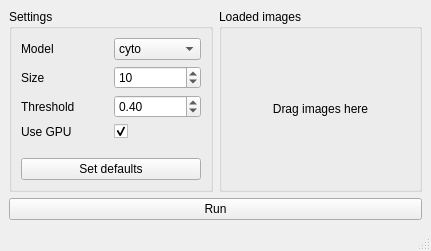
<?xml version="1.0" encoding="UTF-8"?>
<ui version="4.0">
 <class>MainWindow</class>
 <widget class="QMainWindow" name="MainWindow">
  <property name="geometry">
   <rect>
    <x>0</x>
    <y>0</y>
    <width>431</width>
    <height>251</height>
   </rect>
  </property>
  <property name="acceptDrops">
   <bool>true</bool>
  </property>
  <property name="windowTitle">
   <string>Cellpose for Naparm</string>
  </property>
  <widget class="QWidget" name="centralwidget">
   <layout class="QVBoxLayout" name="verticalLayout">
    <item>
     <layout class="QGridLayout" name="gridLayout_2">
      <item row="0" column="2">
       <widget class="QGroupBox" name="groupBox">
        <property name="title">
         <string>Loaded images</string>
        </property>
        <layout class="QHBoxLayout" name="horizontalLayout_2">
         <item>
          <widget class="QLabel" name="ImagesLoaded_label">
           <property name="text">
            <string>Drag images here</string>
           </property>
           <property name="alignment">
            <set>Qt::AlignCenter</set>
           </property>
          </widget>
         </item>
        </layout>
       </widget>
      </item>
      <item row="0" column="1">
       <widget class="QGroupBox" name="settings_groupBox">
        <property name="title">
         <string>Settings</string>
        </property>
        <layout class="QVBoxLayout" name="verticalLayout_2">
         <item>
          <layout class="QGridLayout" name="gridLayout">
           <item row="3" column="1">
            <widget class="QCheckBox" name="useGPU_checkBox">
             <property name="text">
              <string/>
             </property>
             <property name="checked">
              <bool>true</bool>
             </property>
            </widget>
           </item>
           <item row="3" column="0">
            <widget class="QLabel" name="label_4">
             <property name="text">
              <string>Use GPU</string>
             </property>
            </widget>
           </item>
           <item row="0" column="1">
            <widget class="QComboBox" name="modelType_comboBox">
             <item>
              <property name="text">
               <string>cyto</string>
              </property>
             </item>
             <item>
              <property name="text">
               <string>nuclei</string>
              </property>
             </item>
            </widget>
           </item>
           <item row="2" column="0">
            <widget class="QLabel" name="label_3">
             <property name="text">
              <string>Threshold</string>
             </property>
            </widget>
           </item>
           <item row="1" column="1">
            <widget class="QDoubleSpinBox" name="cellSize_doubleSpinBox">
             <property name="decimals">
              <number>0</number>
             </property>
             <property name="value">
              <double>10.000000000000000</double>
             </property>
            </widget>
           </item>
           <item row="1" column="0">
            <widget class="QLabel" name="label_2">
             <property name="text">
              <string>Size</string>
             </property>
            </widget>
           </item>
           <item row="2" column="1">
            <widget class="QDoubleSpinBox" name="threshold_doubleSpinBox">
             <property name="value">
              <double>0.400000000000000</double>
             </property>
            </widget>
           </item>
           <item row="0" column="0">
            <widget class="QLabel" name="label">
             <property name="text">
              <string>Model</string>
             </property>
            </widget>
           </item>
           <item row="4" column="1">
            <spacer name="verticalSpacer">
             <property name="orientation">
              <enum>Qt::Vertical</enum>
             </property>
             <property name="sizeHint" stdset="0">
              <size>
               <width>20</width>
               <height>40</height>
              </size>
             </property>
            </spacer>
           </item>
          </layout>
         </item>
         <item>
          <widget class="QPushButton" name="setDefaults_pushButton">
           <property name="text">
            <string>Set defaults</string>
           </property>
          </widget>
         </item>
        </layout>
       </widget>
      </item>
     </layout>
    </item>
    <item>
     <widget class="QPushButton" name="run_pushButton">
      <property name="text">
       <string>Run</string>
      </property>
     </widget>
    </item>
   </layout>
  </widget>
  <widget class="QMenuBar" name="menubar">
   <property name="geometry">
    <rect>
     <x>0</x>
     <y>0</y>
     <width>431</width>
     <height>21</height>
    </rect>
   </property>
  </widget>
  <widget class="QStatusBar" name="statusbar"/>
 </widget>
 <resources/>
 <connections/>
</ui>
